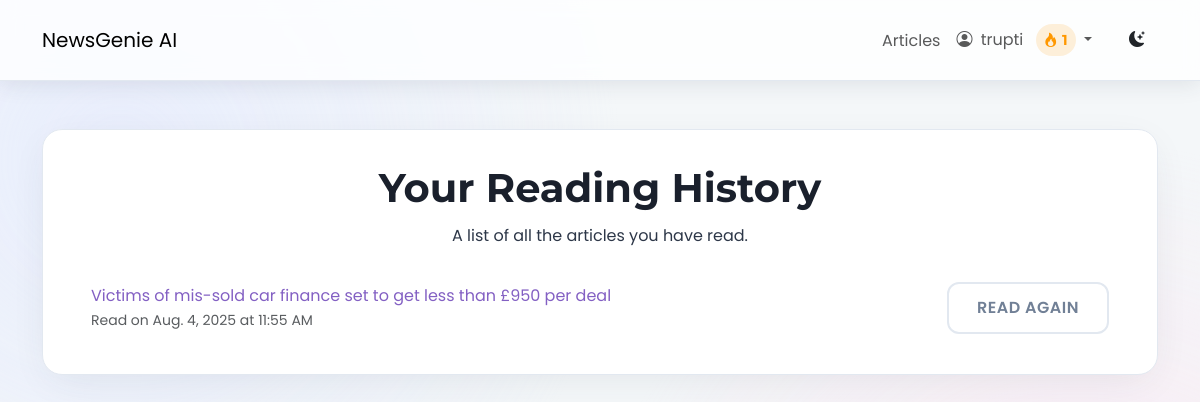
Page /history/ (signed in) on the earlier database version.
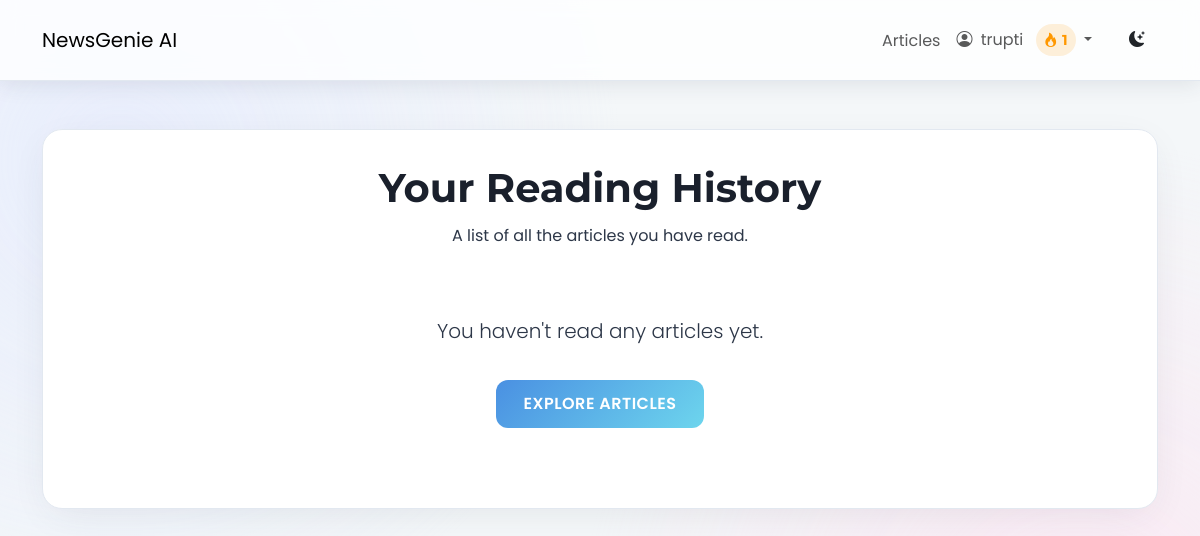
Same page on the later database version.
### news/models.py (models this page shows, shortened)
class ReadingHistory(models.Model):
    user = models.ForeignKey(User, on_delete=models.CASCADE)
    article = models.ForeignKey(Article, on_delete=models.CASCADE)
    read_at = models.DateTimeField(default=timezone.now)

class Article(models.Model):
    title = models.CharField(max_length=255)
    author = models.CharField(max_length=100, default="Unknown")
    content = models.TextField()
    url = models.URLField(unique=True)
    source = models.CharField(max_length=100)
    published_at = models.DateTimeField()
    summary = models.TextField(blank=True, null=True)
    category = models.ManyToManyField(Category, related_name='articles')
    approved = models.BooleanField(default=False)
    audio_file = models.FileField(upload_to='news_audio/', blank=True, null=True)
    reading_time = models.PositiveIntegerField(default=0, help_text="Estimated reading time in minutes")
    is_spotlighted = models.BooleanField(default=False, help_text="Check this to feature this article on the articles page.")
    def approved_status(self):
        return self.approved
    approved_status.boolean = True
    approved_status.short_description = "Approved"

### news/views.py (the view)
# urls.py: path('history/', views.reading_history, name="history"),
@login_required
def reading_history(request):
    history = ReadingHistory.objects.filter(user=request.user).order_by('-read_at')
    if request.user.is_authenticated:
        article_ids = [h.article.id for h in history]
        liked_articles_ids = ArticleLike.objects.filter(user=request.user, article__id__in=article_ids).values_list('article__id', flat=True)
        bookmarked_articles_ids = Bookmark.objects.filter(user=request.user, article__id__in=article_ids).values_list('article__id', flat=True)
        for h in history:
            h.article.is_liked_by_user = h.article.id in liked_articles_ids
            h.article.is_bookmarked_by_user = h.article.id in bookmarked_articles_ids
    return render(request, "news/reading_history.html", {"history": history})

### news/templates/news/reading_history.html (shortened to what this page needs)
{% extends 'news/base.html' %}
{% load static %}
{% load humanize %}
{% block content %}
<div class="reading-history-container app-card text-center mt-5">
    <div class="page-header-section">
        <h1 class="page-title-heading">Your Reading History</h1>
        <p class="page-subtitle-text">A list of all the articles you have read.</p>
    </div>
    {% if history %}
    <div class="mt-4">
        <ul class="list-group list-group-flush reading-history-list">
            {% for entry in history %}
            <li class="list-group-item d-flex justify-content-between align-items-center reading-history-item">
                <div class="text-start flex-grow-1">
                    <a href="{% url 'news:detail' entry.article.pk %}" class="reading-history-link">{{ entry.article.title }}</a>
                    <p class="small text-muted mb-0">Read on {{ entry.read_at|naturalday }} at {{ entry.read_at|time:"h:i A" }}</p>
                </div>
                <div class="ms-3">
                    <a href="{% url 'news:detail' entry.article.pk %}" class="btn app-btn outline-btn read-again-btn">Read Again</a>
                </div>
            </li>
            {% endfor %}
        </ul>
    </div>
    {% else %}
    <div class="text-center py-5">
        <p class="lead">You haven't read any articles yet.</p>
        <a href="{% url 'news:article_list' %}" class="btn app-btn primary-btn mt-3">Explore Articles</a>
    </div>
    {% endif %}
</div>
{% endblock %}

Differences in the rows shown:
removed ReadingHistory: article "Victims of mis-sold car finance set to get less than £950 per deal", read_at "Aug. 4, 2025", read_at "11:55 AM"
Other differences:
text now shown: "You haven't read any articles yet. EXPLORE ARTICLES"
